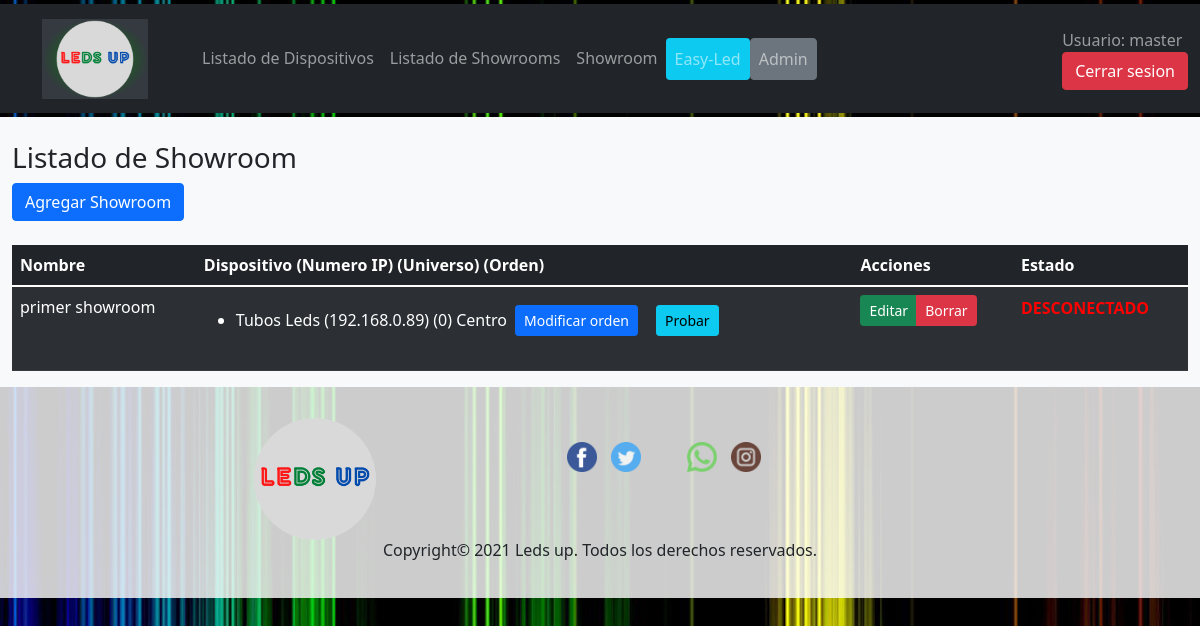
The app's page /ledsup/lista_showroom/ (signed in) with its own data.
### ledsup/models.py (models this page shows, shortened)
class Showroom(models.Model):
    dispositivos = models.ManyToManyField(
        Dispositivo,
        through='OrdenDispositivosEnShowroom'
    )
    usuario = models.ForeignKey(User, on_delete=models.CASCADE)
    nombre_showroom = models.CharField(max_length=100)
    token = models.CharField(max_length=64, unique=True, editable=False, blank=True)
    is_connected = models.BooleanField(default=False)

class Dispositivo(models.Model):
    TIPO_LED = [
        ('RGB', 'RGB'),
        ('RBG', 'RBG'),
        ('BRG', 'BRG'),
        ('BGR', 'BGR'),
        ('GRB', 'GRB'),
        ('GBR', 'GBR')
    ]
    usuario = models.ForeignKey(User, on_delete=models.CASCADE)
    nombre_dispositivo = models.CharField(max_length=100)
    numero_ip = models.CharField(max_length=15)
    universo = models.PositiveSmallIntegerField(default=0)
    tamano_paquetes = models.PositiveSmallIntegerField(default=512)
    matriz_x = models.PositiveSmallIntegerField(default=5, validators=[MinValueValidator(5), MaxValueValidator(34)])
    matriz_y = models.PositiveSmallIntegerField(default=5, validators=[MinValueValidator(5), MaxValueValidator(34)])
    fecha_creacion = models.DateTimeField('Fecha de creacion', default=timezone.now)
    patch = models.TextField(max_length=600, default='Sin patch')
    tipo_led = models.CharField(choices=TIPO_LED, max_length=5, default='RGB')
    def __str__(self):
        return self.nombre_dispositivo

class OrdenDispositivosEnShowroom(models.Model):
    ORDEN_DISPOSITIVOS = [
        ('Abajo-Izquierda', 'Abajo-Izquierda'),
        ('Abajo', 'Abajo'),
        ('Abajo-Derecha', 'Abajo-Derecha'),
        ('Izquierda', 'Izquierda'),
        ('Centro', 'Centro'),
        ('Derecha', 'Derecha'),
        ('Arriba-Izquierda', 'Arriba-Izquierda'),
        ('Arriba', 'Arriba'),
        ('Arriba-Derecha', 'Arriba-Derecha')
    ]
    dispositivo = models.ForeignKey(Dispositivo, on_delete=models.CASCADE)
    showroom = models.ForeignKey(Showroom, on_delete=models.CASCADE)
    orden = models.CharField(choices=ORDEN_DISPOSITIVOS, max_length=20, default='Centro')
    def __str__(self):
        return self.orden

### ledsup/views.py (the view, shortened to what this page needs)
# urls.py: path('lista_showroom/', views.ListShowroomPage.as_view(), name='lista_showroom'),
class ListShowroomPage(LoginRequiredMixin, generic.ListView):
    template_name = 'ledsup/lista_showroom.html'
    context_object_name = 'listadoShowroom'
    def get_queryset(self):
        return Showroom.objects.get_queryset().filter(
            usuario__email__exact=self.request.user.email)
    def get_context_data(self, **kwargs):
        context = super().get_context_data(**kwargs)
        context['ordenes'] = OrdenDispositivosEnShowroom.ORDEN_DISPOSITIVOS
        context[
            'ordenesDispositivosEnShowroom'] = OrdenDispositivosEnShowroom.objects.get_queryset(
        ).filter(showroom__usuario__email__exact=self.request.user.email)
        return context

### web/context_processors.py (called while the page is built)
def get_current_year_to_context(request):
    current_datetime = datetime.datetime.now()
    return {
        'current_year': current_datetime.year
    }

### ledsup/templates/ledsup/lista_showroom.html (shortened to what this page needs)
{% extends "ledsup/base_generic.html" %}
{% block content %}
    <div class="container-fluid bg-light">
        {% if user.is_authenticated %}
            <br>
            <h3>Listado de Showroom</h3>
            <div class="justify-content-end">
                <a class="btn btn-primary" href=" {% url 'ledsup:crear_showroom' %}">Agregar Showroom </a>
            </div>
            <br>
        {% endif %}
        <div class="table-responsive">
            <table class="table table-dark table-striped">
                <thead>
                    <tr>
                        <th scope="col">Nombre</th>
                        <th scope="col">Dispositivo (Numero IP) (Universo) (Orden)</th>
                        <th scope="col">Acciones</th>
                        <th scope="col">Estado</th>
                    </tr>
                </thead>
                <tbody>
                    {% for show in listadoShowroom %}
                        <tr>
                            <td>{{ show.nombre_showroom }}</td>
                            <td>
                                <ul>
                                    {% for disp in show.dispositivos.all %}
                                        <li>
                                           <div class="d-flex align-items-center gap-2">
                                                {{ disp }}
                                                ({{ disp.numero_ip }})
                                                ({{ disp.universo }})
                                                {% for orden in ordenesDispositivosEnShowroom.all %}
                                                    {% if disp.id == orden.dispositivo.id %}
                                                        {% if show.id == orden.showroom.id %}
                                                            {{ orden }}
                                                            <a class="btn btn-primary btn-sm" href="{% url 'ledsup:editar_orden_dispositivos_en_showroom' orden.id %}">Modificar orden</a>
                                                            <form action="{% url 'ledsup:probar' %}" method="post">
                                                                <button type="submit" class="btn btn-info btn-sm">Probar</button>
                                                            </form>
                                                        {% endif  %}
                                                    {% endif  %}
                                                {% endfor %}
                                            </div>
                                        </li>
                                    {% empty %}
                                        <li>No hay Showrooms, agrega uno nuevo!</li>
                                    {% endfor %}
                                </ul>
                            </td>
                            <td>
                                <div class="btn-group">
                                    <a class="btn btn-success btn-sm" href="{% url 'ledsup:editar_showroom' show.id %}">Editar</a>
                                    <a class="btn btn-danger btn-sm" href="{% url 'ledsup:eliminar_showroom' show.id %}">Borrar</a>
                                </div>
                            </td>
                            <td>
                                <div class="btn-group">
                                    {% if show.is_connected %}
                                        <span style="color: green; font-weight: bold;">CONECTADO</span>
                                    {% else %}
                                        <span style="color: red; font-weight: bold;">DESCONECTADO</span>
                                    {% endif %}
                                </div>
                            </td>
                        </tr>
                    {% endfor %}
                </tbody>
            </table>
        </div>
    </div>
{% endblock %}

### ledsup/templates/ledsup/partials/header.html (shortened to what this page needs)
{% load static %}
      <header class="site-header sticky-top py-1">
        <nav class="navbar justify-content-between navbar-expand-lg navbar-dark bg-dark">
            <div class="container-fluid">
                <a class="navbar-brand" href="#">
                    <img src="{% static 'ledsup/imagenes/iconos/logo.png' %}" id="imagenLogo" alt="logo" class="logoRojo d-inline-block align-text-top"/>
                </a>
                <div class="collapse navbar-collapse" id="navbarScroll">
                    <ul class="navbar-nav mr-auto">
                        <li class="nav-item">
                            <a class="nav-link" href="{% url 'ledsup:lista_dispositivos' %}">
                                Listado de Dispositivos
                            </a>
                        </li>
                        <li class="nav-item">
                            <a class="nav-link" href="{% url 'ledsup:lista_showroom' %}">
                                Listado de Showrooms
                            </a>
                        </li>
                        <li class="nav-item">
                            <a class="nav-link" href="{% url 'ledsup:showroom' %}">
                                Showroom
                            </a>
                        </li>
                        <li class="nav-item">
                            <a class="nav-link bg-info btn" href="{% url 'web:index' %}">
                                Easy-Led
                            </a>
                        </li>
                        {% if user.is_authenticated and user.is_staff %}
                            <li class="nav-item">
                                <a class="nav-link btn-secondary btn" href="{% url 'admin:index' %}">
                                    Admin
                                </a>
                            </li>
                        {% endif %}
                    </ul>
                </div>
                <div class="top-right">
                    {% if user.is_authenticated %}
                        <span class="navbar-text">
                            Usuario: {{ user.get_username }}
                        </span>
                        <br>
                        <a href="{% url 'logout'%}?next={{request.path}}" class="btn btn-danger">Cerrar sesion</a>
                    {% else %}
                        <a href="{% url 'login'%}?next={{request.path}}" class="btn btn-primary">Iniciar sesion</a>
                    {% endif %}
                </div>
            </div>
        </nav>
    </header>

### ledsup/static/ledsup/css/style.css (style rules this page uses)
body { background: url('/static/ledsup/imagenes/Fondo.jpg'); background-position: center center; background-repeat: repeat; background-attachment: fixed; background-color: black; }
form { margin: 10px; }
.logoVerde { height: 80px; padding: 1px; margin: 1px 30px; background: -webkit-radial-gradient(closest-side,green,#343a40); }

### records on screen
Showroom: nombre_showroom "primer showroom", is_connected "DESCONECTADO"
Dispositivo: nombre_dispositivo "Tubos Leds", numero_ip "192.168.0.89", universo "0"
OrdenDispositivosEnShowroom: orden "Centro"

### other values on screen
{{ user.get_username }} "master"
